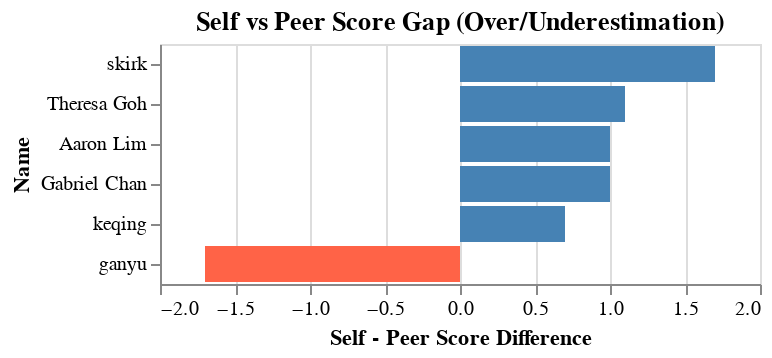

The notebook cell saved with this chart:
### Markdown cell above
##Self vs Peer Gap Analysis (Diverging bar chart)

### Code cell
merged_df['gap'] = merged_df['self_avg'] - merged_df['peer_avg']
gap_chart = alt.Chart(merged_df).mark_bar().encode(
    x=alt.X('gap:Q', title='Self - Peer Score Difference'),
    y=alt.Y('Name:N', sort='-x'),
    color=alt.condition(
        alt.datum.gap > 0, alt.value('steelblue'), alt.value('tomato')
    ),
    tooltip=['Name','self_avg','peer_avg','gap']
).properties(title='Self vs Peer Score Gap (Over/Underestimation)')
gap_chart

### Figure 1 — Vega-Lite specification as saved in the notebook (floating-point values rounded to 4 significant figures)
{"config": {"view": {"continuousWidth": 300, "continuousHeight": 300}}, "data": {"name": "data-c4e93796e52053c4b61f2c2b1f8b8c6e"}, "mark": {"type": "bar"}, "encoding": {"color": {"condition": {"test": "(datum.gap > 0)", "value": "steelblue"}, "value": "tomato"}, "tooltip": [{"field": "Name", "type": "nominal"}, {"field": "self_avg", "type": "quantitative"}, {"field": "peer_avg", "type": "quantitative"}, {"field": "gap", "type": "quantitative"}], "x": {"field": "gap", "title": "Self - Peer Score Difference", "type": "quantitative"}, "y": {"field": "Name", "sort": "-x", "type": "nominal"}}, "title": "Self vs Peer Score Gap (Over/Underestimation)", "$schema": "https://vega.github.io/schema/vega-lite/v5.20.1.json", "datasets": {"data-c4e93796e52053c4b61f2c2b1f8b8c6e": [{"Student Number": 20250001, "Name": "Aaron Lim", "Team Name/Number": "Team Alpha", "Q1": 5, "Q2": 4, "Q3": 5, "Q4": 1, "Q5": 5, "Brief Desceiption": "I consistently contributed by preparing the Requirements and Analysis document and supported the team during design discussions.", "Personal Refelction": "This project showed me that while I can deliver quality work, I should work on developing stronger project management skills. I realised that balancing technical tasks with planning and scheduling is important in IT. I also learned how crucial communication is, especially when deadlines are tight. Going forward, I want to strengthen my time management and learn agile methods to handle multiple tasks efficiently. I also hope to improve my presentation skills so I can clearly explain technical ideas to non-technical stakeholders.", "Brief Desceiption_sentiment_label": "Positive", "Brief Desceiption_sentiment_score": 0.3182, "Personal Refelction_sentiment_label": "Positive", "Personal Refelction_sentiment_score": 0.9474, "self_avg": 4.0, "peer_avg": 3.0, "gap": 1.0}, {"Student Number": 20250002, "Name": "Theresa Goh", "Team Name/Number": "Team Alpha", "Q1": 2, "Q2": 3, "Q3": 5, "Q4": 1, "Q5": 5, "Brief Desceiption": "I delivered poor-quality work that required constant correction by others.", "Personal Refelction": "Through this project, I learned that while I’m organised, I need to grow in technical areas such as system design and requirements gathering. I found that I am good at capturing and summarising information, but I would like to move beyond documentation to also contribute with technical solutions. To prepare for future IT work, I will practice coding, database design, and cloud tools. I also learned that I need to be more proactive in voicing ideas rather than waiting to be asked. This will help me contribute more fully in future projects.", "Brief Desceiption_sentiment_label": "Neutral", "Brief Desceiption_sentiment_score": 0.0, "Personal Refelction_sentiment_label": "Positive", "Personal Refelction_sentiment_score": 0.9318, "self_avg": 3.2, "peer_avg": 2.1, "gap": 1.1}, {"Student Number": 20250003, "Name": "keqing", "Team Name/Number": "Team Beta", "Q1": 3, "Q2": 3, "Q3": 4, "Q4": 4, "Q5": 4, "Brief Desceiption": "I worked on the project plan and contributed to scheduling and task allocation.", "Personal Refelction": null, "Brief Desceiption_sentiment_label": "Neutral", "Brief Desceiption_sentiment_score": 0.0, "Personal Refelction_sentiment_label": "Neutral", "Personal Refelction_sentiment_score": 0.0, "self_avg": 3.6, "peer_avg": 2.9, "gap": 0.7}, {"Student Number": 20250005, "Name": "skirk", "Team Name/Number": "Team Beta", "Q1": 2, "Q2": 3, "Q3": 4, "Q4": 5, "Q5": 1, "Brief Desceiption": "I stayed on top of deadlines but was less engaged in team discussions.", "Personal Refelction": "One positive aspect of my performance was that I delivered my tasks on time, which helped the group avoid delays. However, I was not very active in group discussions. I often kept quiet, even when I had thoughts, because I lacked confidence. This meant I contributed to the deliverables but not much to collaboration. I now realise that teamwork is more than meeting deadlines — it also requires sharing ideas and helping to shape decisions. Going forward, I want to practise being more vocal and engaged in discussions, which will make me a more balanced team member.", "Brief Desceiption_sentiment_label": "Positive", "Brief Desceiption_sentiment_score": 0.5439, "Personal Refelction_sentiment_label": "Positive", "Personal Refelction_sentiment_score": 0.9187, "self_avg": 3.0, "peer_avg": 1.3, "gap": 1.7}, {"Student Number": 20250007, "Name": "Gabriel Chan", "Team Name/Number": "Team Alpha", "Q1": 5, "Q2": 5, "Q3": 4, "Q4": 5, "Q5": 4, "Brief Desceiption": "agatau serha bomat", "Personal Refelction": "he@47*9273", "Brief Desceiption_sentiment_label": "Neutral", "Brief Desceiption_sentiment_score": 0.0, "Personal Refelction_sentiment_label": "Neutral", "Personal Refelction_sentiment_score": 0.0, "self_avg": 4.6, "peer_avg": 3.6, "gap": 1.0}, {"Student Number": 20250009, "Name": "ganyu", "Team Name/Number": "Team Beta", "Q1": 3, "Q2": 4, "Q3": 2, "Q4": 5, "Q5": 1, "Brief Desceiption": "I stayed on top of deadlines but was less engaged in team discussions.", "Personal Refelction": "During this project, I played a supportive role, completing the tasks I was given but rarely going beyond that. While I was present and cooperative, I did not actively generate new ideas or help the team explore alternatives. I now realise that creativity is an important skill, especially in IT projects where solutions are not always straightforward. I also want to improve my ability to contribute during brainstorming and problem-solving activities, instead of waiting for others to lead. With practice, I can move from being just an average contributor to someone who adds more innovative value to the team.", "Brief Desceiption_sentiment_label": "Positive", "Brief Desceiption_sentiment_score": 0.5439, "Personal Refelction_sentiment_label": "Positive", "Personal Refelction_sentiment_score": 0.9761, "self_avg": 3.0, "peer_avg": 4.7, "gap": -1.7}]}}
